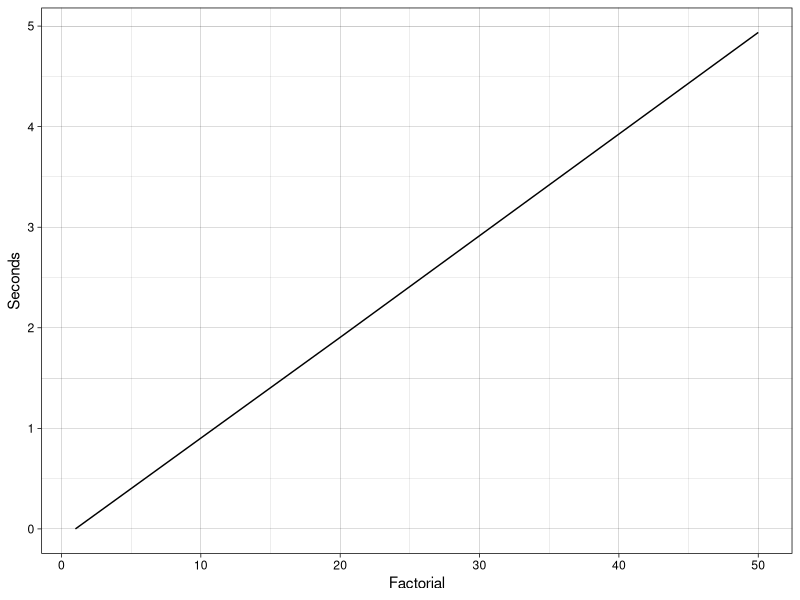

Write R code to recreate this figure.
library(tidyverse)
factorial_fn <- function(n){
	if(n <= 1){
		return(1)
	}
	else{
		Sys.sleep(0.1)
		return(n * factorial_fn(n-1))
	}
}

input <- c(1, 10, 20, 50)
times <- map_dbl(input, ~ system.time(a <- factorial_fn(.x))[3])

start <- Sys.time()
factorial_fn(100)
end <- Sys.time()
end - start

df <- tibble(x = input, y = times)
ggplot(df, aes(x, y)) +
	geom_line() +
	labs(x = "Factorial", y = "Seconds") +
	theme_linedraw()